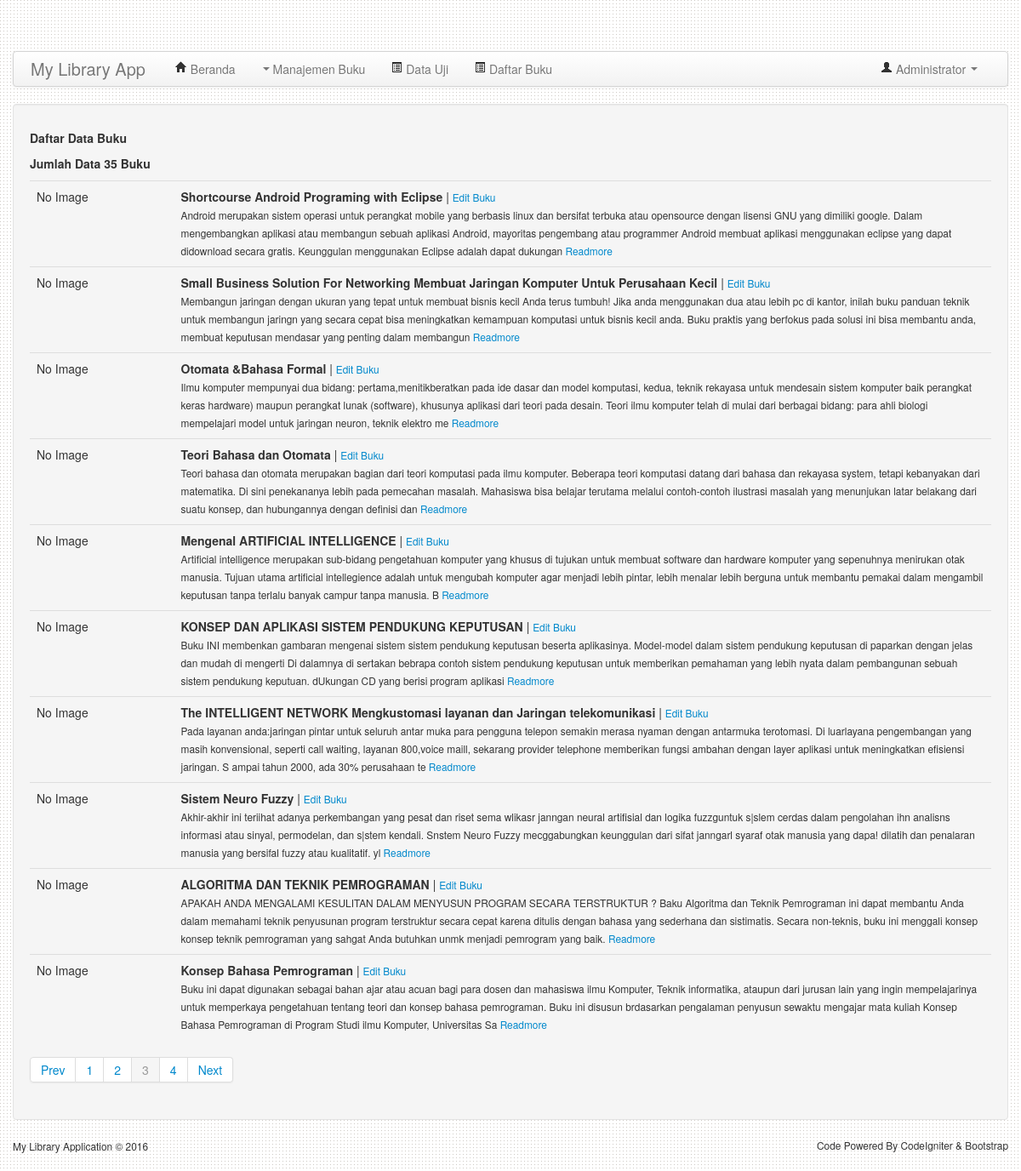
The app's page /dashboard.php?p=dataBuku&pg=3 (signed in) with its own data.
### tables this page shows
CREATE TABLE IF NOT EXISTS `buku` (
  `id_buku` int(11) NOT NULL,
  `kode_buku` varchar(5) NOT NULL,
  `kode_rak` varchar(5) NOT NULL,
  `judul_buku` varchar(255) NOT NULL,
  `keterangan` longtext NOT NULL,
  `img_buku` varchar(50) NOT NULL,
  `classifikasi` int(11) NOT NULL
);

### dataBuku.php (the view)
<div class="col-sm-9">
	<h5>Daftar Data Buku</h5>
			<?php
				$batas=10;
				$pg=isset($_GET['pg'])?$_GET['pg']:"";
				if(empty($pg)){
					$posisi=0;
					$pg=1;
				}else{
					$posisi=($pg - 1) * $batas;
				}
				$jumlahData = mysql_num_rows(mysql_query("select judul_buku from buku"));
				$query=mysql_query("select * from buku order by id_buku desc limit ".$posisi.", ".$batas);
				$jumlah=mysql_num_rows($query);
				echo"<p><strong>Jumlah Data ".$jumlahData." Buku</strong></p>";
				echo"<table class='table'>";
				echo"<tbody>";
				if($jumlah > 0){
					while($buku=mysql_fetch_object($query)){
						$ket = substr($buku->keterangan, 0,400);
						echo"<tr>";
						if(empty($buku->img_buku)){
							echo"<td width='15%'>No Image</td>";
						}else{
							echo"<td width='15%'><img src='image/".$buku->img_buku."' class='img-polaroid'>	</td>";
						}
						echo"<td><b>".$buku->judul_buku."</b> | <a href='dashboard.php?p=editBuku&idb=".$buku->id_buku."'><small>Edit Buku</small></a><br/><small>".$ket." <a href='dashboard.php?p=readMore&idb=".$buku->id_buku."'>Readmore</a></small></td>";
						echo"</tr>";
					}
				}else{
					echo"<tr>";
					echo"<td>Tidak Ada Data Buku</td>";
					echo"</tr>";
				}
			?>
		</tbody>
	</table>
	<div class="pagination">
		<ul>
			<?php
				$jumlahHal=ceil($jumlahData/$batas);
				if($pg > 1){
					$link = $pg-1;
					$prev = "<li><a href='dashboard.php?p=dataBuku&pg=".$link."'>Prev</a></li>";
				}else{
					$prev = "<li class='disabled'><a href='#'>Prev</a></li>";
				}
				$nmr = '';
				for($i=1;$i<=$jumlahHal;$i++){
					if($i == $pg){
						$nmr .= "<li class='active'><a href='#'>".$i."</a></li>";
					}else{
						$nmr .= "<li><a href='dashboard.php?p=dataBuku&pg=".$i."'>".$i."</a></li>";
					}
				}
				if($pg < $jumlahHal){
					$Link = $pg + 1;
					$next = "<li><a href='dashboard.php?p=dataBuku&pg=".$Link."'>Next</a></li>";
				}else{
					$next = "<li class='disabled'><a href='#'>Next</a></li>";
				}
				echo $prev . $nmr . $next;
			?>
		</ul>
	</div>
</div>

### asset/css/docs.css (style rules this page uses)
body { position: relative; padding-top: 40px; background-image:url(../img/bg_dotted.png); }

### records on screen
buku: judul_buku "Shortcourse Android Programing with Eclipse", keterangan "Android merupakan sistem operasi untuk perangkat mobile yang berbasis linux dan bersifat terbuka atau opensource dengan lisensi GNU yang dimiliki google. Dalam mengembangkan aplikasi atau membangun sebuah aplikasi Android, mayoritas pengembang atau programmer Android membuat aplikasi menggunakan eclipse yang dapat didownload secara gratis. Keunggulan menggunakan Eclipse adalah dapat dukungan"
buku: judul_buku "Small Business Solution For Networking Membuat Jaringan Komputer Untuk Perusahaan Kecil", keterangan "Membangun jaringan dengan ukuran yang tepat untuk membuat bisnis kecil Anda terus tumbuh! Jika anda menggunakan dua atau lebih pc di kantor, inilah buku panduan teknik untuk membangun jaringn yang secara cepat bisa meningkatkan kemampuan komputasi untuk bisnis kecil anda. Buku praktis yang berfokus pada solusi ini bisa membantu anda, membuat keputusan mendasar yang penting dalam membangun"
buku: judul_buku "Otomata &Bahasa Formal", keterangan "Ilmu komputer mempunyai dua bidang: pertama,menitikberatkan pada ide dasar dan model komputasi, kedua, teknik rekayasa untuk mendesain sistem komputer baik perangkat keras hardware) maupun perangkat lunak (software), khusunya aplikasi dari teori pada desain. Teori ilmu komputer telah di mulai dari berbagai bidang: para ahli biologi mempelajari model untuk jaringan neuron, teknik elektro me"
buku: judul_buku "Teori Bahasa dan Otomata", keterangan "Teori bahasa dan otomata merupakan bagian dari teori komputasi pada ilmu komputer. Beberapa teori komputasi datang dari bahasa dan rekayasa system, tetapi kebanyakan dari matematika. Di sini penekananya lebih pada pemecahan masalah. Mahasiswa bisa belajar terutama melalui contoh-contoh ilustrasi masalah yang menunjukan latar belakang dari suatu konsep, dan hubungannya dengan definisi dan"
buku: judul_buku "Mengenal ARTIFICIAL INTELLIGENCE", keterangan "Artificial intelligence merupakan sub-bidang pengetahuan komputer yang khusus di tujukan untuk membuat software dan hardware komputer yang sepenuhnya menirukan otak manusia. Tujuan utama artificial intellegience adalah untuk mengubah komputer agar menjadi lebih pintar, lebih menalar lebih berguna untuk membantu pemakai dalam mengambil keputusan tanpa terlalu banyak campur tanpa manusia. B"
buku: judul_buku "KONSEP DAN APLIKASI SISTEM PENDUKUNG KEPUTUSAN", keterangan "Buku INI membenkan gambaran mengenai sistem sistem pendukung keputusan beserta aplikasinya. Model-model dalam sistem pendukung keputusan di paparkan dengan jelas dan mudah di mengerti Di dalamnya di sertakan bebrapa contoh sistem pendukung keputusan untuk memberikan pemahaman yang lebih nyata dalam pembangunan sebuah sistem pendukung keputuan. dUkungan CD yang berisi program aplikasi"
buku: judul_buku "The INTELLIGENT NETWORK Mengkustomasi layanan dan Jaringan telekomunikasi", keterangan "Pada layanan anda:jaringan pintar untuk seluruh antar muka para pengguna telepon semakin merasa nyaman dengan antarmuka terotomasi. Di luarlayana pengembangan yang masih konvensional, seperti call waiting, layanan 800,voice maill, sekarang provider telephone memberikan fungsi ambahan dengan layer aplikasi untuk meningkatkan efisiensi jaringan. S ampai tahun 2000, ada 30% perusahaan te"
buku: judul_buku "Sistem Neuro Fuzzy", keterangan "Akhir-akhir ini teriihat adanya perkembangan yang pesat dan riset sema wlikasr janngan neural artiﬁsial dan logika fuzzguntuk s|slem cerdas dalam pengolahan ihn analisns informasi atau sinyal, permodelan, dan s|stem kendali. Snstem Neuro Fuzzy mecggabungkan keunggulan dari sifat janngarl syaraf otak manusia yang dapa! dilatih dan penalaran manusia yang bersifal fuzzy atau kualitatif. yl"
buku: judul_buku "ALGORITMA DAN TEKNIK PEMROGRAMAN", keterangan "APAKAH ANDA MENGALAMI KESULITAN DALAM MENYUSUN PROGRAM SECARA TERSTRUKTUR ? Baku Algoritma dan Teknik Pemrograman ini dapat membantu Anda dalam memahami teknik penyusunan program terstruktur secara cepat karena ditulis dengan bahasa yang sederhana dan sistimatis. Secara non-teknis, buku ini menggali konsep konsep teknik pemrograman yang sahgat Anda butuhkan unmk menjadi pemrogram yang baik."
buku: judul_buku "Konsep Bahasa Pemrograman", keterangan "Buku ini dapat digunakan sebagai bahan ajar atau acuan bagi para dosen dan mahasiswa ilmu Komputer, Teknik informatika, ataupun dari jurusan lain yang ingin mempelajarinya untuk memperkaya pengetahuan tentang teori dan konsep bahasa pemrograman. Buku ini disusun brdasarkan pengalaman penyusun sewaktu mengajar mata kuliah Konsep Bahasa Pemrograman di Program Studi ilmu Komputer, Universitas Sa"

### other values on screen
$_SESSION['nama'] "Administrator"
$jumlahData "35"
